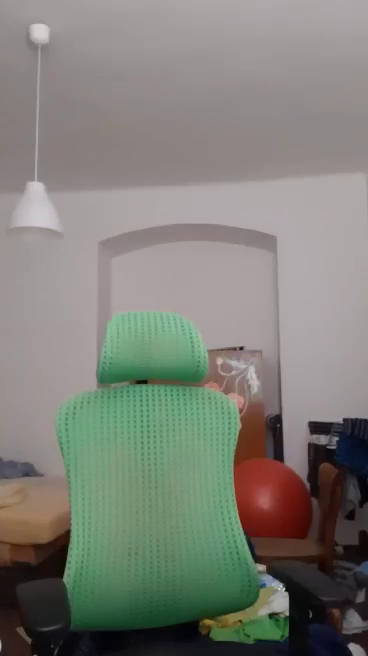
#> input picture frame 26 of app 6 - motion detector/video.mp4, 368 x 656 px
$ python capture.py
#> lines starting #> are read from the running program, lines starting #| are printed output that depends on the picture
import cv2, time

video=cv2.VideoCapture("video.mp4")

a=0

while True:
    a+=1
    check, frame = video.read()
#> frame is the input picture: shape (656, 368, 3); mean B, G, R 119.3, 127.1, 126.3

    gray=cv2.cvtColor(frame,cv2.COLOR_BGR2GRAY)
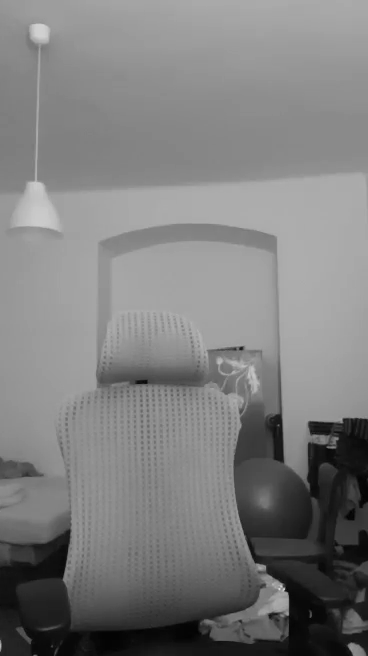
#> gray: shape (656, 368); min 2, max 217, mean 125.9
    #time.sleep()
    cv2.imshow("Capturing", gray)

    key=cv2.waitKey(1)
#> (key q is pressed here)
    print(gray)
#> (printed output is left out)

    if key==ord('q'):
        break

print(a)


video.release()
cv2.destroyAllWindows

$ run again, starting later in the video
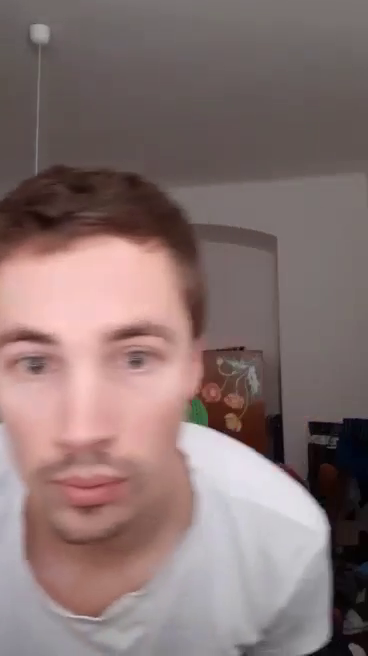
#> input picture frame 117 of app 6 - motion detector/video.mp4, 368 x 656 px
#> frame is the input picture: shape (656, 368, 3); mean B, G, R 113.5, 114.9, 134.8
#> `gray=cv2.cvtColor(frame,cv2.COLOR_BGR2GRAY)`:
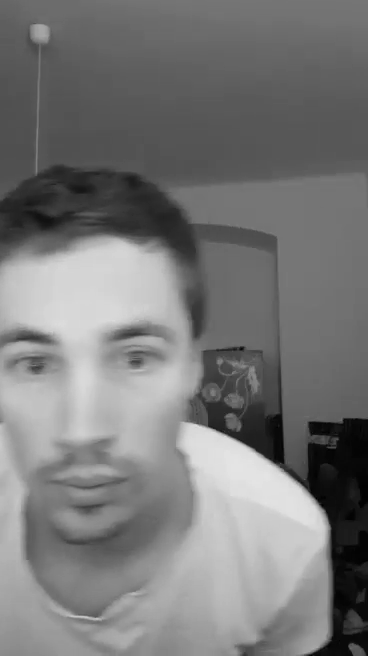
#> gray: shape (656, 368); min 0, max 228, mean 120.7
#> (printed output is left out)

$ run again, starting later in the video
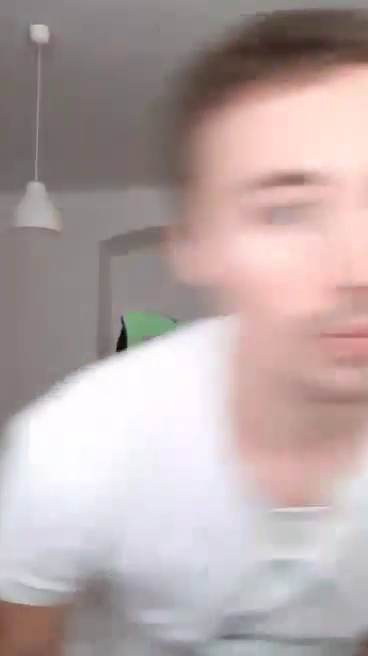
#> input picture frame 209 of app 6 - motion detector/video.mp4, 368 x 656 px
#> frame is the input picture: shape (656, 368, 3); mean B, G, R 166.2, 166.8, 182
#> `gray=cv2.cvtColor(frame,cv2.COLOR_BGR2GRAY)`:
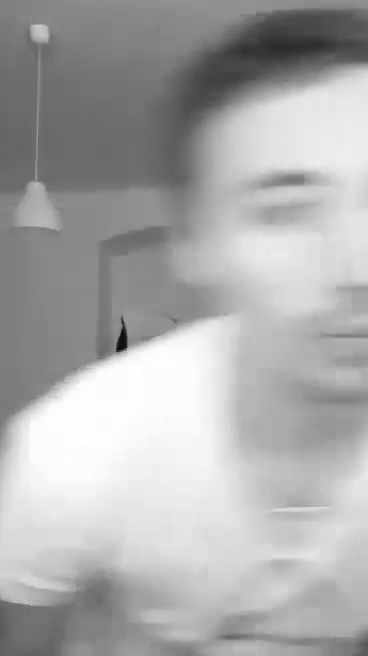
#> gray: shape (656, 368); min 0, max 254, mean 171.3
#> (printed output is left out)
